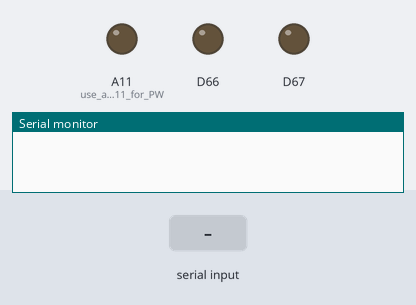
A sketch run on a simulated Arduino Due. Shown: output pins drawn as LEDs (lit = HIGH), the last lines printed to the serial monitor. Inputs (shaded band) come from the test bench.

Above: at 1.2 s.
1.3 s: "5\n" received over Serial
At 1.8 s:
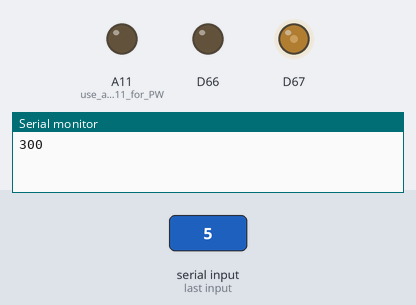
2.8 s: "100\n" received over Serial
At 6.1 s:
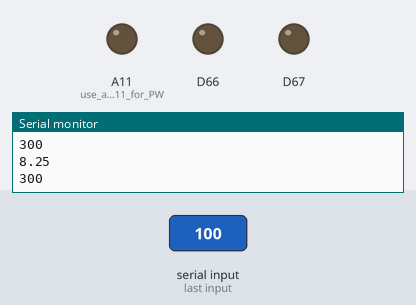
Timing chart, 0 to 7.6 s (numbered marks = the images above; inputs shaded):
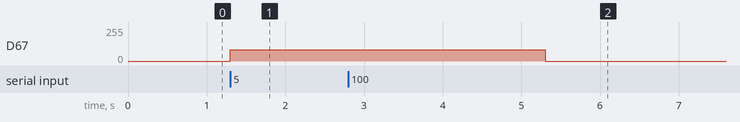

Measured:
- after the input at 1.3 s, D67: 0/255 → 84/255 at once
- after the input at 2.8 s, D67: 84/255 → 0/255 after 2.5 s

The sketch:

mfc.ino
```cpp
/* --------------------------------------------------------- */
/* ----------------- Mass flow controller ------------------ */
/* Author: Stacey Smolash ---------------------------------- */
/* Date:   February 2016  ---------------------------------- */
/* --------------------------------------------------------- */
/* NOTES: ************************************************** */
/* Output DAC0 to V- op-amp ******************************** */
/* Output DAC1 to V+ op-amp ******************************** */
/* DAC0 should always output 0 (dec) to remove 0.55 V offset */
/* Output of op-amp is input to MFC setpoint *************** */
/* --------------------------------------------------------- */

/* set constants */
const int timeout = 1000;            // timeout time (ms)
const float gain = 1.36;             // op-amp gain
const float DAC0_V = 0.55;           // DAC0 output (V)

const int minDAC_dec = 0;            // min DAC output (dec)
const int maxDAC_dec = 4095;         // max DAC output (dec)
const float minDAC_V = 0.55;         // min DAC output (V)
const float maxDAC_V = 2.75;         // max DAC output (V)

const int minADC_dec = 0;            // min ADC input (dec)
const int maxADC_dec = 4095;         // max ADC input (dec)
const float minADC_V = 0.0;          // min ADC input (V)
const float maxADC_V = 3.3;          // max ADC input (V)

const float minSetpoint_slpm = 0.0;  // min setpoint (slpm)
const float maxSetpoint_slpm = 15.0; // max setpoint (slpm)
const float minSetpoint_V = 0.0;     // min setpoint (V)
const float maxSetpoint_V = 3.0;     // max setpoint (V)

/* initialize global variables */
float serialIn = 0.0;                // incoming serial data from GUI (slpm)
float serialOut = 0.0;               // outgoing serial data to GUI (slpm)
float DAC1_V = 0.0;                  // DAC1 output (V)
int DAC1_dec = 0;                    // DAC1 output (dec)
float setpoint_V = 0.0;              // MFC setpoint (V)
int feedback_dec = 0;                // MFC feedback (dec)
float feedback_V = 0.0;              // MFC feedback (V)

void setup() {

  /* set up serial communication */
  Serial.begin(9600);                // open serial port, set data rate to 9600 bps
  Serial.flush();
  //Serial.setTimeout(timeout);        // set time to wait for incoming serial data

  /* configure pin modes (not required for DACs) */
  pinMode(A11, OUTPUT);                // use analog pin A11 for PWM out for valve override
  pinMode(A9, INPUT);                  // use analog pin A9 for feedback

  /* set analog resolution to 12 bits */
  analogWriteResolution(12);         // exploit full 12-bit DAC resolution (ie. can use analogWrite() with values between 0 and 4095)
  analogReadResolution(12);          // exploit full 12-bit ADC resolution (ie. can use analogRead() with values between 0 and 4095)

}

void loop() {

  // wait for serial data
  while (Serial.available() == 0) {
    delay(1);
  }

  // if serial data is available
  if (Serial.available() > 0) {

    // read in serial data (flowrate in slpm)
    serialIn = Serial.parseFloat();
    //Serial.println(serialIn); // test

    // if desired setpoint is within acceptable range
    if (serialIn >= minSetpoint_slpm && serialIn <= maxSetpoint_slpm) {

      // convert setpoint from slpm to V
      setpoint_V = map(serialIn*10, minSetpoint_slpm*10, maxSetpoint_slpm*10, minSetpoint_V*100, maxSetpoint_V*100);
      setpoint_V = setpoint_V/100;
      //Serial.println(setpoint_V); // test

      // compute DAC1 voltage required for specified setpoint (differential amplifier)
      DAC1_V = setpoint_V/gain + DAC0_V;
      //Serial.println(DAC1_V); // test

      // convert DAC1 from V to dec
      DAC1_dec = map(DAC1_V*100, minDAC_V*100, maxDAC_V*100, minDAC_dec, maxDAC_dec);
      //Serial.println(DAC1_dec); // test

      // write data to DAC0 pin
      analogWrite(DAC0, minDAC_dec);

      // write data to DAC1 pin
      analogWrite(DAC1, DAC1_dec);

      // pause program for 1 second
      //delay(1000);
      Serial.println("300");
      //Serial.flush();

      // read in feedback data and send feedback to GUI until GUI stop button is pushed
      while(1) {
        Serial.flush();
        // wait for serial data
        while (Serial.available() == 0) {
          delay(1);
        }

        if (Serial.available() > 0) {

          // read in serial data
          serialIn = Serial.parseInt();
          //Serial.println(serialIn); // test

          // wait for GUI prompt
          if (serialIn == 200) {

            // read feedback to A9 pin
            feedback_dec = analogRead(A9);
            //Serial.println(feedback_dec); // test

            // convert feedback from dec to V
            feedback_V = map(feedback_dec, minADC_dec, maxADC_dec, minADC_V*100, maxADC_V*100);
            feedback_V = feedback_V/100;
            //Serial.println(feedback_V); // test

            // convert feedback from V to slpm
            serialOut = map(feedback_V*100, minSetpoint_V*100, maxSetpoint_V*100, minSetpoint_slpm*100, maxSetpoint_slpm*100);
            serialOut = serialOut/100;

            // output serial data
            Serial.println(String(serialOut));
            //Serial.println('8');

           }

           // check if GUI stop button was pressed
           else if (serialIn == 100) {

            // write 0 (dec) to PWM pin A11 for valve close override
            analogWrite(A11, 0);

            // pause program for 1 second
            delay(1500);

            // read feedback to A9 pin
            feedback_dec = analogRead(A9);
            //Serial.println(feedback_dec); // test

            // convert feedback from dec to V
            feedback_V = map(feedback_dec, minADC_dec, maxADC_dec, minADC_V*100, maxADC_V*100);
            feedback_V = feedback_V/100;
            //Serial.println(feedback_V); // test

            // convert feedback from V to slpm
            serialOut = map(feedback_V*100, minSetpoint_V*100, maxSetpoint_V*100, minSetpoint_slpm*100, maxSetpoint_slpm*100);
            serialOut = serialOut/100;

            // output serial data
            Serial.println(String(serialOut));
            //Serial.println('0');

            // return from loop()
            Serial.flush();
            return;

           }

           else {
            Serial.flush();
           }
        }
      }
    }
  }
}
```
